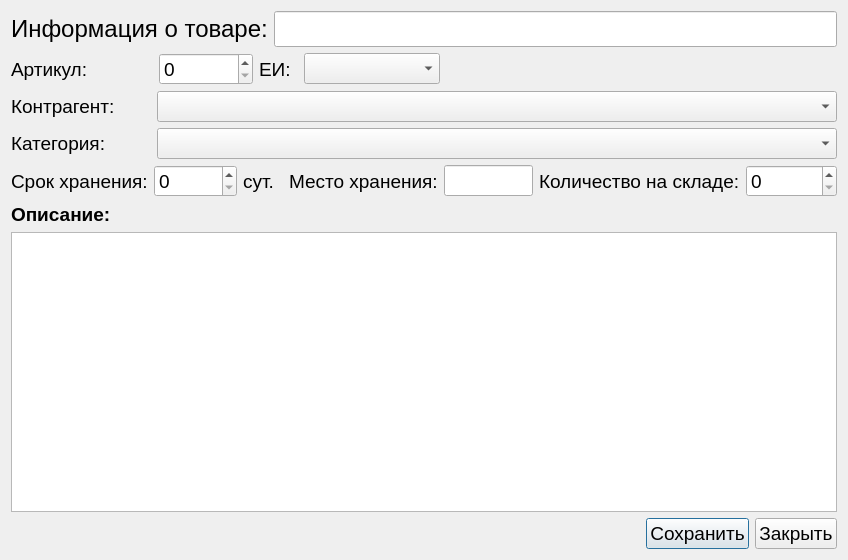
<?xml version="1.0" encoding="UTF-8"?>
<ui version="4.0">
 <class>information_goods</class>
 <widget class="QDialog" name="information_goods">
  <property name="geometry">
   <rect>
    <x>0</x>
    <y>0</y>
    <width>848</width>
    <height>560</height>
   </rect>
  </property>
  <property name="font">
   <font>
    <pointsize>14</pointsize>
   </font>
  </property>
  <property name="windowTitle">
   <string>Информация</string>
  </property>
  <layout class="QVBoxLayout" name="verticalLayout_2">
   <item>
    <layout class="QHBoxLayout" name="horizontalLayout_10">
     <item>
      <widget class="QLabel" name="label_2">
       <property name="font">
        <font>
         <pointsize>18</pointsize>
        </font>
       </property>
       <property name="text">
        <string>Информация о товаре:</string>
       </property>
      </widget>
     </item>
     <item>
      <widget class="QLineEdit" name="name_goods">
       <property name="font">
        <font>
         <pointsize>18</pointsize>
        </font>
       </property>
      </widget>
     </item>
    </layout>
   </item>
   <item>
    <layout class="QHBoxLayout" name="horizontalLayout_9">
     <item>
      <layout class="QHBoxLayout" name="horizontalLayout">
       <item>
        <widget class="QLabel" name="label">
         <property name="minimumSize">
          <size>
           <width>142</width>
           <height>0</height>
          </size>
         </property>
         <property name="maximumSize">
          <size>
           <width>140</width>
           <height>16777215</height>
          </size>
         </property>
         <property name="font">
          <font>
           <pointsize>14</pointsize>
          </font>
         </property>
         <property name="text">
          <string>Артикул:</string>
         </property>
        </widget>
       </item>
       <item>
        <widget class="QSpinBox" name="id_goods">
         <property name="minimumSize">
          <size>
           <width>94</width>
           <height>0</height>
          </size>
         </property>
         <property name="font">
          <font>
           <pointsize>14</pointsize>
          </font>
         </property>
        </widget>
       </item>
      </layout>
     </item>
     <item>
      <layout class="QHBoxLayout" name="horizontalLayout_3">
       <item>
        <widget class="QLabel" name="label_4">
         <property name="minimumSize">
          <size>
           <width>39</width>
           <height>0</height>
          </size>
         </property>
         <property name="maximumSize">
          <size>
           <width>37</width>
           <height>16777215</height>
          </size>
         </property>
         <property name="text">
          <string>ЕИ:</string>
         </property>
        </widget>
       </item>
       <item>
        <widget class="QComboBox" name="units">
         <property name="minimumSize">
          <size>
           <width>136</width>
           <height>0</height>
          </size>
         </property>
        </widget>
       </item>
       <item>
        <spacer name="horizontalSpacer_2">
         <property name="orientation">
          <enum>Qt::Horizontal</enum>
         </property>
         <property name="sizeHint" stdset="0">
          <size>
           <width>10</width>
           <height>20</height>
          </size>
         </property>
        </spacer>
       </item>
      </layout>
     </item>
    </layout>
   </item>
   <item>
    <layout class="QHBoxLayout" name="horizontalLayout_2">
     <item>
      <widget class="QLabel" name="label_3">
       <property name="maximumSize">
        <size>
         <width>140</width>
         <height>16777215</height>
        </size>
       </property>
       <property name="text">
        <string>Контрагент:</string>
       </property>
      </widget>
     </item>
     <item>
      <widget class="QComboBox" name="contractors"/>
     </item>
    </layout>
   </item>
   <item>
    <layout class="QHBoxLayout" name="horizontalLayout_4">
     <item>
      <widget class="QLabel" name="label_5">
       <property name="maximumSize">
        <size>
         <width>140</width>
         <height>16777215</height>
        </size>
       </property>
       <property name="text">
        <string>Категория:</string>
       </property>
      </widget>
     </item>
     <item>
      <widget class="QComboBox" name="category">
       <property name="minimumSize">
        <size>
         <width>200</width>
         <height>0</height>
        </size>
       </property>
      </widget>
     </item>
    </layout>
   </item>
   <item>
    <layout class="QHBoxLayout" name="horizontalLayout_13">
     <item>
      <layout class="QHBoxLayout" name="horizontalLayout_11">
       <item>
        <layout class="QHBoxLayout" name="horizontalLayout_5">
         <item>
          <widget class="QLabel" name="label_6">
           <property name="maximumSize">
            <size>
             <width>150</width>
             <height>16777215</height>
            </size>
           </property>
           <property name="text">
            <string>Срок хранения:</string>
           </property>
          </widget>
         </item>
         <item>
          <widget class="QSpinBox" name="life">
           <property name="minimumSize">
            <size>
             <width>83</width>
             <height>0</height>
            </size>
           </property>
          </widget>
         </item>
         <item>
          <widget class="QLabel" name="label_11">
           <property name="minimumSize">
            <size>
             <width>40</width>
             <height>0</height>
            </size>
           </property>
           <property name="text">
            <string>сут.</string>
           </property>
          </widget>
         </item>
        </layout>
       </item>
       <item>
        <layout class="QHBoxLayout" name="horizontalLayout_7">
         <item>
          <widget class="QLabel" name="label_8">
           <property name="text">
            <string>Место хранения:</string>
           </property>
          </widget>
         </item>
         <item>
          <widget class="QLineEdit" name="location"/>
         </item>
        </layout>
       </item>
      </layout>
     </item>
     <item>
      <layout class="QHBoxLayout" name="horizontalLayout_12">
       <item>
        <widget class="QLabel" name="label_10">
         <property name="text">
          <string>Количество на складе:</string>
         </property>
        </widget>
       </item>
       <item>
        <widget class="QSpinBox" name="quntity">
         <property name="minimumSize">
          <size>
           <width>91</width>
           <height>0</height>
          </size>
         </property>
        </widget>
       </item>
      </layout>
     </item>
    </layout>
   </item>
   <item>
    <layout class="QVBoxLayout" name="verticalLayout">
     <item>
      <widget class="QLabel" name="label_9">
       <property name="font">
        <font>
         <pointsize>14</pointsize>
         <weight>75</weight>
         <bold>true</bold>
        </font>
       </property>
       <property name="text">
        <string>Описание:</string>
       </property>
      </widget>
     </item>
     <item>
      <widget class="QTextEdit" name="description"/>
     </item>
    </layout>
   </item>
   <item>
    <layout class="QHBoxLayout" name="horizontalLayout_8">
     <item>
      <spacer name="horizontalSpacer">
       <property name="orientation">
        <enum>Qt::Horizontal</enum>
       </property>
       <property name="sizeHint" stdset="0">
        <size>
         <width>40</width>
         <height>20</height>
        </size>
       </property>
      </spacer>
     </item>
     <item>
      <widget class="QPushButton" name="pushButton">
       <property name="text">
        <string>Сохранить</string>
       </property>
      </widget>
     </item>
     <item>
      <widget class="QPushButton" name="pushButton_2">
       <property name="text">
        <string>Закрыть</string>
       </property>
      </widget>
     </item>
    </layout>
   </item>
  </layout>
 </widget>
 <resources/>
 <connections/>
</ui>
